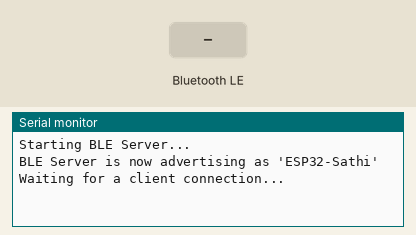
This sketch was run on a simulated ESP32. Parts: the last lines printed to the serial monitor. The test bench sets the inputs (shaded band). Nothing arrives over Bluetooth unless stated; a phone connects over Bluetooth LE 3 s after start.

Above: at 1.2 s.
1.3 s: Bluetooth LE write "1" received
At 2.7 s:
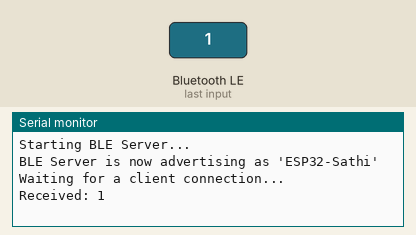
4.3 s: Bluetooth LE write "0" received
At 4.9 s:
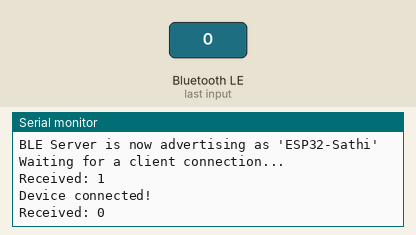
6.5 s: Bluetooth LE write "2" received
At 7.9 s:
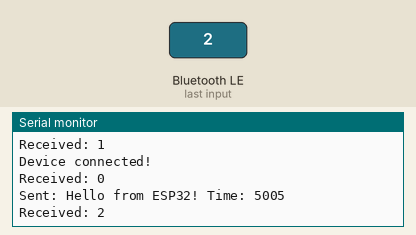

The sketch:

esp32_ble_test.ino
```cpp
#include <BLEDevice.h>
#include <BLEServer.h>
#include <BLEUtils.h>
#include <BLE2902.h>

// UUIDs must match your React Native app
#define SERVICE_UUID        "4fafc201-1fb5-459e-8fcc-c5c9c331914b"
#define CHARACTERISTIC_UUID "beb5483e-36e1-4688-b7f5-ea07361b26a8"

BLEServer* pServer = NULL;
BLECharacteristic* pCharacteristic = NULL;
bool deviceConnected = false;
bool oldDeviceConnected = false;

class MyServerCallbacks: public BLEServerCallbacks {
    void onConnect(BLEServer* pServer) {
      deviceConnected = true;
      Serial.println("Device connected!");
    };

    void onDisconnect(BLEServer* pServer) {
      deviceConnected = false;
      Serial.println("Device disconnected!");
    }
};

class MyCallbacks: public BLECharacteristicCallbacks {
    void onWrite(BLECharacteristic *pCharacteristic) {
      String value = pCharacteristic->getValue().c_str();
      if (value.length() > 0) {
        Serial.print("Received: ");
        Serial.println(value);
      }
    }
};

void setup() {
  Serial.begin(115200);
  Serial.println("Starting BLE Server...");

  // Create the BLE Device with name "ESP32-Sathi"
  BLEDevice::init("ESP32-Sathi");

  // Create the BLE Server
  pServer = BLEDevice::createServer();
  pServer->setCallbacks(new MyServerCallbacks());

  // Create the BLE Service
  BLEService *pService = pServer->createService(SERVICE_UUID);

  // Create a BLE Characteristic
  pCharacteristic = pService->createCharacteristic(
                      CHARACTERISTIC_UUID,
                      BLECharacteristic::PROPERTY_READ   |
                      BLECharacteristic::PROPERTY_WRITE  |
                      BLECharacteristic::PROPERTY_NOTIFY |
                      BLECharacteristic::PROPERTY_INDICATE
                    );

  // Add descriptor for notifications
  pCharacteristic->addDescriptor(new BLE2902());
  pCharacteristic->setCallbacks(new MyCallbacks());

  // Start the service
  pService->start();

  // Start advertising
  BLEAdvertising *pAdvertising = BLEDevice::getAdvertising();
  pAdvertising->addServiceUUID(SERVICE_UUID);
  pAdvertising->setScanResponse(false);
  pAdvertising->setMinPreferred(0x0);
  BLEDevice::startAdvertising();

  Serial.println("BLE Server is now advertising as 'ESP32-Sathi'");
  Serial.println("Waiting for a client connection...");
}

void loop() {
  // If connected, send test data every 5 seconds
  if (deviceConnected) {
    static unsigned long lastSend = 0;
    if (millis() - lastSend > 5000) {
      String message = "Hello from ESP32! Time: " + String(millis());
      pCharacteristic->setValue(message.c_str());
      pCharacteristic->notify();
      Serial.println("Sent: " + message);
      lastSend = millis();
    }
  }

  // Handle disconnection
  if (!deviceConnected && oldDeviceConnected) {
    delay(500);
    pServer->startAdvertising();
    Serial.println("Start advertising again");
    oldDeviceConnected = deviceConnected;
  }

  // Handle connection
  if (deviceConnected && !oldDeviceConnected) {
    oldDeviceConnected = deviceConnected;
  }

  delay(100);
}
```

Measured:
- after the input at 1.3 s, the serial monitor: prints a new line at once (image 1)
- after the input at 4.3 s, the serial monitor: prints a new line at once (image 2)
- after the input at 6.5 s, the serial monitor: prints a new line at once (image 3)
